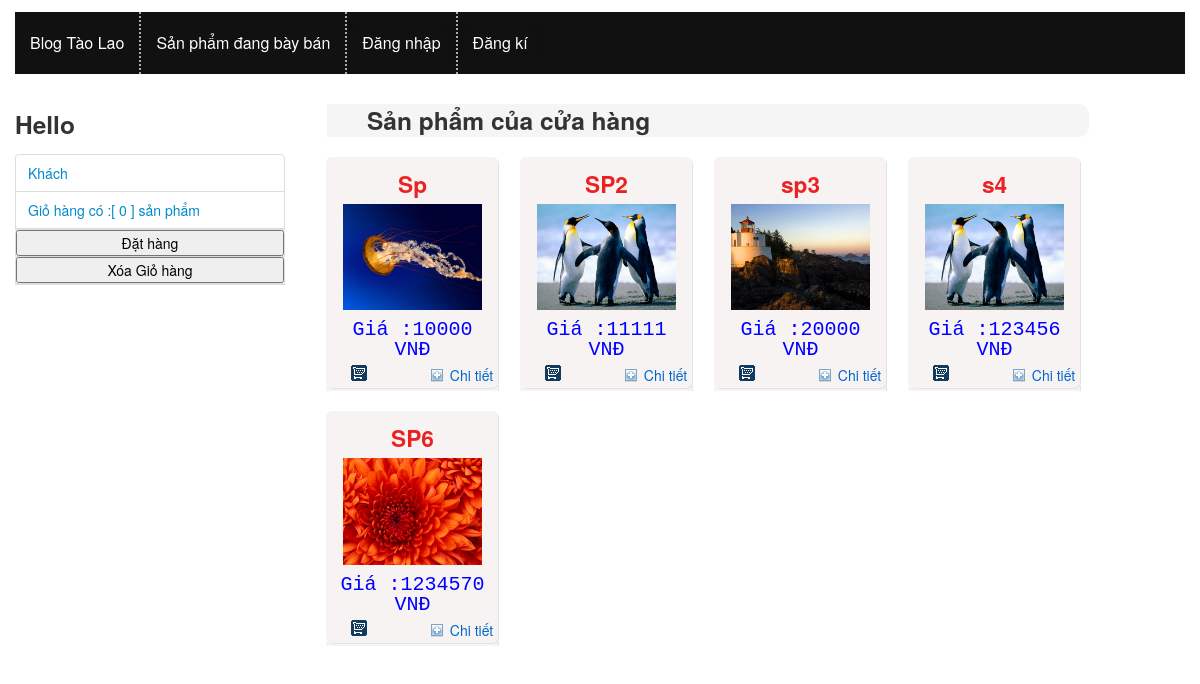
/index.php?c=product&m=blogplist, run on an earlier commit of the app's database.
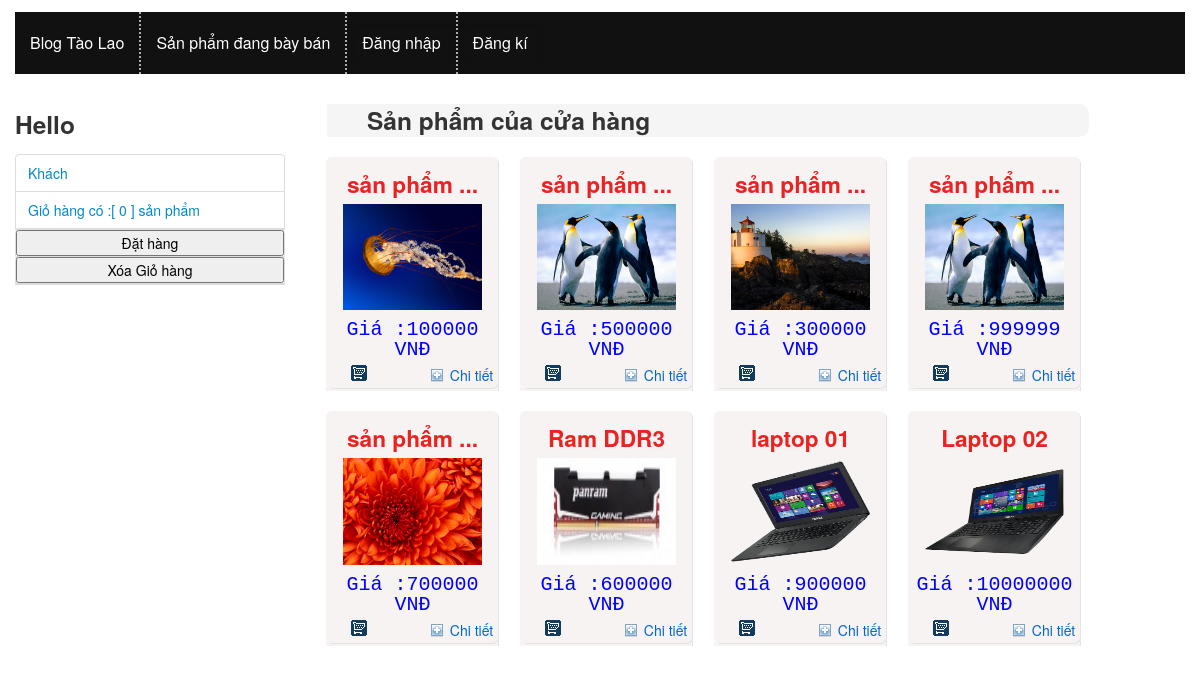
And on a later commit of the database.
### tables this page shows
CREATE TABLE IF NOT EXISTS `products` (
  `product_id` int(11) unsigned NOT NULL AUTO_INCREMENT,
  `product_name` text NOT NULL,
  `product_image` text NOT NULL,
  `product_ucontent` text NOT NULL,
  `product_price` float NOT NULL DEFAULT '0',
  PRIMARY KEY (`product_id`)
);

### includes/common.php (called while the page is built, shortened)
<?php
function isLogged() {
    if (empty($_SESSION['logged'])) {
        return false;
    }
    return $_SESSION['logged'];
}
function render($file, $data) {
    extract($data);
    include ROOT . DS . 'views' . DS . $file;
}

### controllers/product.php (called while the page is built, shortened)
	<?php
function product_blogplist()
{
	$data = array();
	$data['products'] = model('product')->All();
	$data['template_file'] = 'product/blogplist.php';
	render('layout.php', $data);
}
	?>

### includes/db.php (called while the page is built, shortened)
<?php
function db_get_all($sql) {
    $result = mysql_query($sql);
    $data = array();
    if ($result) {
        while ($row = mysql_fetch_assoc($result)) {
            $data[] = $row;
        }
    }
    return $data;
}

### models/model.php (called while the page is built, shortened)
<?php
class Model {
    public $table = '';
    public function all() {
        $sql = "SELECT * FROM `{$this->table}`";
        return db_get_all($sql);
    }
}

### views/product/blogplist.php (the view, shortened to what this page needs)
<h3 class="center_title_bar">Sản phẩm của cửa hàng</h3>
<div>
  <?php
  $i = 0;
  foreach ($products as $p):
    $i++;
  if($i%4!=0)
  {
   ?>
   <div class="product_box"  style="border-radius:10px">
    <div class="top_product_box" style="float:left"></div>
    <div style="float :left" class="center_product_box">
      <?php
    }
    else
    {
      ?>
      <div class="product_box">
        <div class="top_product_box"></div>
        <div class="center_product_box" >
          <?php
        }
        ?>
        <div class="product_title"  ><a href="#" title="<?php echo $p['product_name']?>">   <?php echo substr($p['product_name'],0,12) ?> <?php if ( strlen($p['product_name']) >10) {  ?> ...<?php } ?></a></div>
        <div class="product_image" style="width:100%;height:80pt">  <img style="width:80%;height:80pt" src="<?php echo $p['product_image'] ?>" ></div>
        <div class="product_price"> Giá :<?php echo $p['product_price'] ?> <br>VNĐ</div>
        <input title="Thêm vào Giỏ Hàng" name="imageField" id="cart_click" onclick="abc(<?php echo $p['product_id']; ?>);" type="image" img src="/Blogtaolao_mvc_/images/css/cart.gif" align="center" />
        <a href="" type="button" onclick="detail(<?php echo $p['product_id'];?>)" class="produce_details" data-toggle="modal" data-target="#myModal">Chi tiết
        </a>
        <div class="bottom_product_box"  ></div>
      </div>
    </div>
    <?php
    endforeach; ?>
  </div>

### index.php (shortened to what this page needs)
<?php
require ROOT . DS . 'includes' . DS . 'common.php';
$controller = empty($_GET['c']) ? 'index' : strtolower($_GET['c']);
$method = empty($_GET['m']) ? 'index' : strtolower($_GET['m']);
$c_file = ROOT . DS . 'controllers' . DS . $controller . '.php';
$m_func = $controller . '_' . $method;
function call_uf($fn)
{
	if(is_callable($fn))
	 {
		return call_user_func($fn);
	}
	 else
	 {
		die("Page not found !");
	}
}
if (is_readable($c_file)) {
	call_uf($m_func);
} else {
	die("Page not found !");
}

### views/layout.php (shortened to what this page needs)
<!DOCTYPE html>
<html>
<head>
    <link rel="stylesheet" href="./styles/css/bootstrap.min.css">
    <link rel="stylesheet" href="./styles/css/styles.css">
    <link rel="stylesheet" href="/Blogtaolao_mvc_/styles/css/bootstrap.min.css">
    <link rel="stylesheet" href="/Blogtaolao_mvc_/styles/css/bootstrap-theme.min.css">
</head>
<body>
  <div class='container'>
    <div class='navbar navbar-inverse'>
      <div class='main_menu' style="height: auto; background:#111111">
        <ul class="nav">
            <li class="li"  ><a href="index.php">Blog Tào Lao</a></li>
            <li class="li" style ="text-align:center"  ><a href="index.php?c=product&m=blogplist">Sản phẩm đang bày bán</a></li>
            <?php
            if(isLogged())
            {
                $aut=$_SESSION['logged']['aut'];
                if($aut =="admin")
                {
                    echo '<li class="li"  ><a href="index.php?c=post&m=list">Trang quản lý</a>
                    <ul >
                        <li><a href="index.php?c=post&m=list">Quản lí bài viết</a></li>
                        <li><a href="index.php?c=product&m=list">Quản lí sản phẩm</a></li>
                        <li><a href="index.php?c=cart&m=list">Quản lí đơn hàng</a></li>
                        <li><a href="">....</a></li>
                    </ul>
                </li>';
            }
            echo ' <li class="li" style ="text-align:center"  ><a href="index.php?c=cart&m=Ulist">Lịch sử đặt hàng</a></li>
            ';
            echo '<li class="active" style ="text-align:center"  ><a href="index.php?c=auth&m=logout">Đăng xuất</a></li>';
            ?>
            <?php
        }
        else
        {
            echo '<li class="active" style ="text-align:center"  ><a href="index.php?c=auth&m=login">Đăng nhập</a></li>';
            echo '<li class="active" style ="text-align:center"  ><a href="index.php?c=auth&m=register">Đăng kí</a></li>';
        }
        ?>
    </ul>
</div>
</div>
<div id='content' class='row-fluid'>
    <div class='span3 sidebar'>
       <?php include ROOT . DS . 'views' . DS . 'blocks' . DS . 'sidebar.php'; ?>
   </div>
   <div class='span9 main'>
    <?php include ROOT . DS . 'views' . DS . $template_file; ?>
</div>
</div>
</div>
</body>
</html>

### views/blocks/sidebar.php (shortened to what this page needs)
<?php
if(isset($_SESSION['cart']))
{
	$item=count($_SESSION['cart']);
}
else
{
	$item=0;
}
 ?>
<h3>Hello</h3>
<ul class="nav nav-tabs nav-stacked">
    <?php if ($logged = isLogged()): ?>
    <li><a href="#">Welcome <strong><?php echo $logged['name']; ?></strong></a></li>
    <?php else: ?>
    <li><a href="#">Khách</a></li>
     <?php endif; ?>
      <li ><a onclick="cart_details();"><div id="result1">Giỏ hàng có :[ <?php echo $item ?> ] sản phẩm </div>  </a></li>
    <li><div style="border-top-right-radius: 4px;border-top-left-radius: 4px;border: 1px solid #ddd;" id ="cart_det" name="cart_det" ></div></li>
    <li><div style="border-top-right-radius: 4px;border-top-left-radius: 4px;border: 1px solid #ddd;"> <input type="button" onclick="save_cart()"  value="Đặt hàng" style="width:100%" /></div></li>
     <li><div style="border-top-right-radius: 4px;border-top-left-radius: 4px;border: 1px solid #ddd;"> <input type="button" onclick="delete_cart()"  value="Xóa Giỏ hàng" style="width:100%" /></div></li>
    <li><div style="border-top-right-radius: 4px;border-top-left-radius: 4px;border: 1px solid #ddd;" id ="info" name="info" ></div></li>
</ul>

### styles/css/styles.css (style rules this page uses)
.product_box { width: 173px; height: auto; float: left; padding: 10px 10px 10px 11px; }
.top_product_box { width: 173px; height: 12px; background: url(/Blogtaolao_mvc_/images/css/product_box_top.gif) no-repeat bottom; }
.bottom_product_box { width: 173px; height: 10px; background: url(/Blogtaolao_mvc_/images/css/product_box_bottom.gif) no-repeat bottom; }
.center_product_box { width: 173px; height: auto; text-align: center; background: url(/Blogtaolao_mvc_/images/css/product_box_center.gif) repeat-y; }
.product_title { color:red; font-size:17pt; padding: 5px 0; font-weight: bold; }
.product_title a { color: #ea2222; text-decoration: none; }
.product_image { padding: 5px 0; }
.product_price { padding: 5px 0; color: blue; font-size:15pt; font-family:monospace; }
.produce_details { width: 45px; display: block; float: right; padding: 0 0 0 20px; background:url(/Blogtaolao_mvc_/images/css/square-blue-add.gif) no-repeat left; margin: 0px 5px 0 38px; text-decoration: none; color:#06C; }
.center_title_bar { width: 83%; height: 33px; background:#F5F5F5; padding: 0 0 0 40px; line-height: 33px; margin-left: 12px; font-weight: bold; border-radius:0 10px 10px 0px; }
.li { list-style: none; background: #111111; width: auto; }
.main_menu { background: #00A69B; margin-top: 1% }
.main_menu>ul>li { float: left;padding: 11px 0%; position: relative; border-right: 2px dotted #ACACAC; }
.main_menu>ul>li:last-child { border-right: none; }
.main_menu>ul>li>a { text-decoration: none;color: white !important;font-size: 16px; }

What changed in the data, as far as the page shows it:
changed products (number 1 of 8 on the later page): product_name "Sp" → "sản phẩm"; product_price "10000" → "100000"; now shows "..."
changed products (number 2 of 8 on the later page): product_name "SP2" → "sản phẩm"; product_price "11111" → "500000"; now shows "..."
changed products (number 3 of 8 on the later page): product_name "sp3" → "sản phẩm"; product_price "20000" → "300000"; now shows "..."
changed products (number 4 of 8 on the later page): product_name "s4" → "sản phẩm"; product_price "123456" → "999999"; now shows "..."
changed products (number 5 of 8 on the later page): product_name "SP6" → "sản phẩm"; product_price "1234570" → "700000"; now shows "..."
added products: product_name "Ram DDR3", product_image (picture), product_price "600000"
added products: product_name "laptop 01", product_image (picture), product_price "900000"
added products: product_name "Laptop 02", product_image (picture), product_price "10000000"
